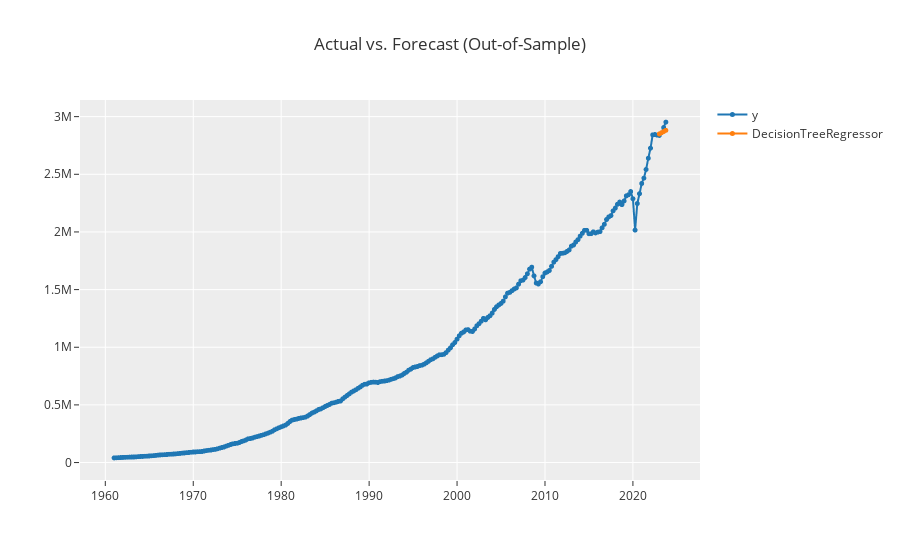

Source (notebook cell):
### Code cell
plot_model(dt, plot = 'forecast')

### Figure 1 — Plotly figure (JSON) as saved in the notebook; plotly's stock layout.template omitted (floating-point values rounded to 4 significant figures; data arrays with more than 128 entries replaced by an {"elided": "..."} marker saying what was removed)
{"data": [{"line": {"color": "rgb(31, 119, 180)", "width": 2}, "marker": {"color": "rgb(31, 119, 180)", "size": 5}, "mode": "lines+markers", "name": "y", "type": "scattergl", "x": {"elided": "252 str values"}, "xaxis": "x", "y": {"elided": "252 int values"}, "yaxis": "y"}, {"line": {"color": "rgb(255, 127, 14)", "width": 2}, "marker": {"color": "rgb(255, 127, 14)", "size": 5}, "mode": "lines+markers", "name": "DecisionTreeRegressor", "type": "scattergl", "x": {"elided": "252 str values"}, "xaxis": "x", "y": {"elided": "252 float values"}, "yaxis": "y"}], "layout": {"showlegend": true, "title": {"text": "Actual vs. Forecast (Out-of-Sample)"}, "xaxis": {"anchor": "y", "domain": [0, 1]}, "yaxis": {"anchor": "x", "domain": [0, 1]}}}
